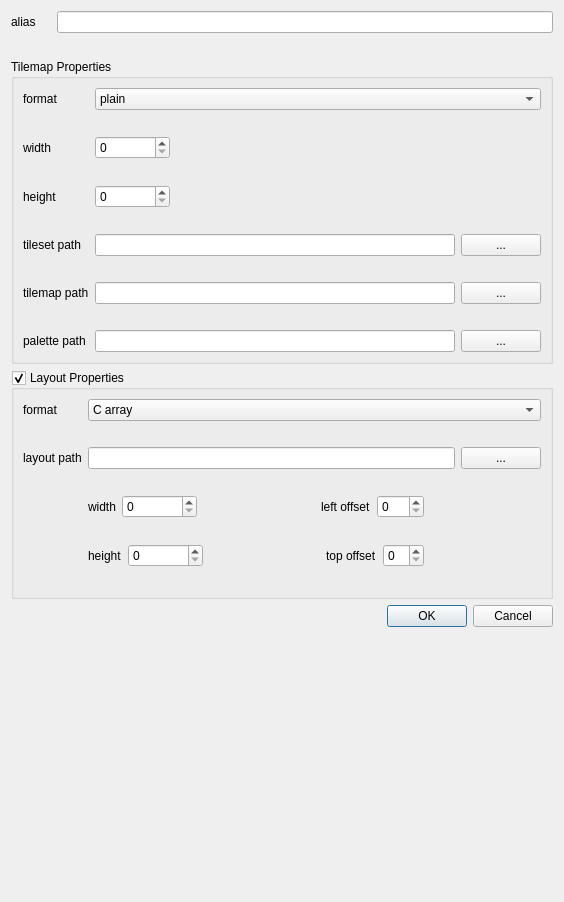
<?xml version="1.0" encoding="UTF-8"?>
<ui version="4.0">
 <class>RegionMapPropertiesDialog</class>
 <widget class="QDialog" name="RegionMapPropertiesDialog">
  <property name="geometry">
   <rect>
    <x>0</x>
    <y>0</y>
    <width>564</width>
    <height>902</height>
   </rect>
  </property>
  <property name="sizePolicy">
   <sizepolicy hsizetype="Minimum" vsizetype="Preferred">
    <horstretch>0</horstretch>
    <verstretch>0</verstretch>
   </sizepolicy>
  </property>
  <property name="windowTitle">
   <string>Region Map Properties</string>
  </property>
  <layout class="QFormLayout" name="formLayout_4">
   <property name="fieldGrowthPolicy">
    <enum>QFormLayout::FieldGrowthPolicy::AllNonFixedFieldsGrow</enum>
   </property>
   <item row="0" column="0">
    <widget class="QLabel" name="label">
     <property name="text">
      <string>alias</string>
     </property>
    </widget>
   </item>
   <item row="0" column="1">
    <widget class="QLineEdit" name="config_alias">
     <property name="toolTip">
      <string>&lt;html&gt;&lt;head/&gt;&lt;body&gt;&lt;p&gt;A nickname for this region map that will differentiate it from others (should be unique).&lt;/p&gt;&lt;/body&gt;&lt;/html&gt;</string>
     </property>
    </widget>
   </item>
   <item row="1" column="1">
    <widget class="QLabel" name="message_alias">
     <property name="styleSheet">
      <string notr="true">color: #ff5c33</string>
     </property>
     <property name="text">
      <string/>
     </property>
    </widget>
   </item>
   <item row="4" column="0" colspan="2">
    <widget class="QGroupBox" name="groupBox">
     <property name="title">
      <string>Tilemap Properties</string>
     </property>
     <layout class="QFormLayout" name="formLayout">
      <item row="0" column="0">
       <widget class="QLabel" name="label_4">
        <property name="text">
         <string>format</string>
        </property>
       </widget>
      </item>
      <item row="0" column="1">
       <widget class="QComboBox" name="config_tilemapFormat">
        <property name="toolTip">
         <string>&lt;html&gt;&lt;head/&gt;&lt;body&gt;&lt;p&gt;The tilemap format can be either:&lt;/p&gt;&lt;p&gt;1) Plain (tilemap is a list of 8-bit tile indexes into the tileset)&lt;/p&gt;&lt;p&gt;2) 4BPP (tilemap entries are 16 bits, with x/y-flip, and palette index for 16 16-color palettes)&lt;/p&gt;&lt;p&gt;3) 8BPP (tilemap entries are 16 bits, with x/y-flip, single 256-color palette)&lt;/p&gt;&lt;/body&gt;&lt;/html&gt;</string>
        </property>
        <item>
         <property name="text">
          <string>plain</string>
         </property>
        </item>
        <item>
         <property name="text">
          <string>4bpp</string>
         </property>
        </item>
        <item>
         <property name="text">
          <string>8bpp</string>
         </property>
        </item>
       </widget>
      </item>
      <item row="1" column="1">
       <widget class="QLabel" name="message_tilemapFormat">
        <property name="styleSheet">
         <string notr="true">color: #ff5c33</string>
        </property>
        <property name="text">
         <string/>
        </property>
       </widget>
      </item>
      <item row="2" column="0">
       <widget class="QLabel" name="label_5">
        <property name="text">
         <string>width</string>
        </property>
       </widget>
      </item>
      <item row="3" column="1">
       <widget class="QLabel" name="message_tilemapWidth">
        <property name="styleSheet">
         <string notr="true">color: #ff5c33</string>
        </property>
        <property name="text">
         <string/>
        </property>
       </widget>
      </item>
      <item row="4" column="0">
       <widget class="QLabel" name="label_6">
        <property name="text">
         <string>height</string>
        </property>
       </widget>
      </item>
      <item row="4" column="1">
       <widget class="QSpinBox" name="config_tilemapHeight">
        <property name="sizePolicy">
         <sizepolicy hsizetype="Fixed" vsizetype="Fixed">
          <horstretch>0</horstretch>
          <verstretch>0</verstretch>
         </sizepolicy>
        </property>
        <property name="minimumSize">
         <size>
          <width>75</width>
          <height>0</height>
         </size>
        </property>
        <property name="toolTip">
         <string>&lt;html&gt;&lt;head/&gt;&lt;body&gt;&lt;p&gt;The height of the tilemap&lt;/p&gt;&lt;/body&gt;&lt;/html&gt;</string>
        </property>
        <property name="maximum">
         <number>255</number>
        </property>
       </widget>
      </item>
      <item row="6" column="0">
       <widget class="QLabel" name="label_7">
        <property name="text">
         <string>tileset path</string>
        </property>
       </widget>
      </item>
      <item row="6" column="1">
       <widget class="QFrame" name="frame">
        <property name="frameShape">
         <enum>QFrame::Shape::NoFrame</enum>
        </property>
        <property name="frameShadow">
         <enum>QFrame::Shadow::Raised</enum>
        </property>
        <layout class="QHBoxLayout" name="horizontalLayout">
         <property name="leftMargin">
          <number>0</number>
         </property>
         <property name="topMargin">
          <number>0</number>
         </property>
         <property name="rightMargin">
          <number>0</number>
         </property>
         <property name="bottomMargin">
          <number>0</number>
         </property>
         <item>
          <widget class="QLineEdit" name="config_tilemapImagePath">
           <property name="sizePolicy">
            <sizepolicy hsizetype="MinimumExpanding" vsizetype="Fixed">
             <horstretch>0</horstretch>
             <verstretch>0</verstretch>
            </sizepolicy>
           </property>
           <property name="minimumSize">
            <size>
             <width>350</width>
             <height>0</height>
            </size>
           </property>
           <property name="toolTip">
            <string>&lt;html&gt;&lt;head/&gt;&lt;body&gt;&lt;p&gt;Path to the tileset image (.png) relative to the project root.&lt;/p&gt;&lt;/body&gt;&lt;/html&gt;</string>
           </property>
          </widget>
         </item>
         <item>
          <widget class="QPushButton" name="browse_tilesetImagePath">
           <property name="text">
            <string>...</string>
           </property>
          </widget>
         </item>
        </layout>
       </widget>
      </item>
      <item row="7" column="1">
       <widget class="QLabel" name="message_tilemapImagePath">
        <property name="styleSheet">
         <string notr="true">color: #ff5c33</string>
        </property>
        <property name="text">
         <string/>
        </property>
       </widget>
      </item>
      <item row="8" column="0">
       <widget class="QLabel" name="label_8">
        <property name="text">
         <string>tilemap path</string>
        </property>
       </widget>
      </item>
      <item row="8" column="1">
       <widget class="QFrame" name="frame_2">
        <property name="toolTip">
         <string>&lt;html&gt;&lt;head/&gt;&lt;body&gt;&lt;p&gt;Path to the tilemap binary relative to the project root.&lt;/p&gt;&lt;/body&gt;&lt;/html&gt;</string>
        </property>
        <property name="frameShape">
         <enum>QFrame::Shape::NoFrame</enum>
        </property>
        <property name="frameShadow">
         <enum>QFrame::Shadow::Raised</enum>
        </property>
        <layout class="QHBoxLayout" name="horizontalLayout_2">
         <property name="leftMargin">
          <number>0</number>
         </property>
         <property name="topMargin">
          <number>0</number>
         </property>
         <property name="rightMargin">
          <number>0</number>
         </property>
         <property name="bottomMargin">
          <number>0</number>
         </property>
         <item>
          <widget class="QLineEdit" name="config_tilemapBinPath"/>
         </item>
         <item>
          <widget class="QPushButton" name="browse_tilemapBinPath">
           <property name="text">
            <string>...</string>
           </property>
          </widget>
         </item>
        </layout>
       </widget>
      </item>
      <item row="9" column="1">
       <widget class="QLabel" name="message_tilemapBinPath">
        <property name="styleSheet">
         <string notr="true">color: #ff5c33</string>
        </property>
        <property name="text">
         <string/>
        </property>
       </widget>
      </item>
      <item row="10" column="0">
       <widget class="QLabel" name="label_11">
        <property name="text">
         <string>palette path</string>
        </property>
       </widget>
      </item>
      <item row="10" column="1">
       <widget class="QFrame" name="frame_3">
        <property name="frameShape">
         <enum>QFrame::Shape::NoFrame</enum>
        </property>
        <property name="frameShadow">
         <enum>QFrame::Shadow::Plain</enum>
        </property>
        <layout class="QHBoxLayout" name="horizontalLayout_3">
         <property name="leftMargin">
          <number>0</number>
         </property>
         <property name="topMargin">
          <number>0</number>
         </property>
         <property name="rightMargin">
          <number>0</number>
         </property>
         <property name="bottomMargin">
          <number>0</number>
         </property>
         <item>
          <widget class="QLineEdit" name="config_tilemapPalettePath">
           <property name="toolTip">
            <string>&lt;html&gt;&lt;head/&gt;&lt;body&gt;&lt;p&gt;(optional) Path to the .pal JASC palette file&lt;/p&gt;&lt;/body&gt;&lt;/html&gt;</string>
           </property>
          </widget>
         </item>
         <item>
          <widget class="QPushButton" name="browse_tilemapPalettePath">
           <property name="text">
            <string>...</string>
           </property>
          </widget>
         </item>
        </layout>
       </widget>
      </item>
      <item row="5" column="1">
       <widget class="QLabel" name="message_tilemapHeight">
        <property name="styleSheet">
         <string notr="true">color: #ff5c33</string>
        </property>
        <property name="text">
         <string/>
        </property>
       </widget>
      </item>
      <item row="2" column="1">
       <widget class="QSpinBox" name="config_tilemapWidth">
        <property name="sizePolicy">
         <sizepolicy hsizetype="Fixed" vsizetype="Fixed">
          <horstretch>0</horstretch>
          <verstretch>0</verstretch>
         </sizepolicy>
        </property>
        <property name="minimumSize">
         <size>
          <width>75</width>
          <height>0</height>
         </size>
        </property>
        <property name="toolTip">
         <string>&lt;html&gt;&lt;head/&gt;&lt;body&gt;&lt;p&gt;The width of the tilemap&lt;/p&gt;&lt;/body&gt;&lt;/html&gt;</string>
        </property>
        <property name="maximum">
         <number>255</number>
        </property>
       </widget>
      </item>
     </layout>
    </widget>
   </item>
   <item row="6" column="0" colspan="2">
    <widget class="QGroupBox" name="group_layout">
     <property name="title">
      <string>Layout Properties</string>
     </property>
     <property name="checkable">
      <bool>true</bool>
     </property>
     <layout class="QFormLayout" name="formLayout_2">
      <item row="0" column="0">
       <widget class="QLabel" name="label_9">
        <property name="text">
         <string>format</string>
        </property>
       </widget>
      </item>
      <item row="0" column="1">
       <widget class="QComboBox" name="config_layoutFormat">
        <property name="toolTip">
         <string>&lt;html&gt;&lt;head/&gt;&lt;body&gt;&lt;p&gt;The format of the layout file, can be a C array in a text file with &amp;quot;MAPSEC_&amp;quot;-prefixed constants, or a binary file where each byte is a value of some &amp;quot;MAPSEC_&amp;quot;-prefixed constant.&lt;/p&gt;&lt;/body&gt;&lt;/html&gt;</string>
        </property>
        <item>
         <property name="text">
          <string>C array</string>
         </property>
        </item>
        <item>
         <property name="text">
          <string>binary</string>
         </property>
        </item>
       </widget>
      </item>
      <item row="1" column="1">
       <widget class="QLabel" name="message_layoutFormat">
        <property name="styleSheet">
         <string notr="true">color: #ff5c33</string>
        </property>
        <property name="text">
         <string/>
        </property>
       </widget>
      </item>
      <item row="2" column="0">
       <widget class="QLabel" name="label_10">
        <property name="text">
         <string>layout path</string>
        </property>
       </widget>
      </item>
      <item row="2" column="1">
       <widget class="QFrame" name="frame_5">
        <property name="frameShape">
         <enum>QFrame::Shape::NoFrame</enum>
        </property>
        <property name="frameShadow">
         <enum>QFrame::Shadow::Raised</enum>
        </property>
        <layout class="QHBoxLayout" name="horizontalLayout_5">
         <property name="leftMargin">
          <number>0</number>
         </property>
         <property name="topMargin">
          <number>0</number>
         </property>
         <property name="rightMargin">
          <number>0</number>
         </property>
         <property name="bottomMargin">
          <number>0</number>
         </property>
         <item>
          <widget class="QLineEdit" name="config_layoutPath">
           <property name="toolTip">
            <string>&lt;html&gt;&lt;head/&gt;&lt;body&gt;&lt;p&gt;The path to the layout file, relative to the project root.&lt;/p&gt;&lt;/body&gt;&lt;/html&gt;</string>
           </property>
          </widget>
         </item>
         <item>
          <widget class="QPushButton" name="browse_layoutPath">
           <property name="text">
            <string>...</string>
           </property>
          </widget>
         </item>
        </layout>
       </widget>
      </item>
      <item row="3" column="1">
       <widget class="QLabel" name="message_layoutPath">
        <property name="styleSheet">
         <string notr="true">color: #ff5c33</string>
        </property>
        <property name="text">
         <string/>
        </property>
       </widget>
      </item>
      <item row="4" column="1">
       <widget class="QWidget" name="widget" native="true">
        <layout class="QHBoxLayout" name="horizontalLayout_7">
         <property name="leftMargin">
          <number>0</number>
         </property>
         <property name="topMargin">
          <number>0</number>
         </property>
         <property name="rightMargin">
          <number>0</number>
         </property>
         <property name="bottomMargin">
          <number>0</number>
         </property>
         <item>
          <widget class="QLabel" name="label_16">
           <property name="text">
            <string>width</string>
           </property>
          </widget>
         </item>
         <item>
          <widget class="QSpinBox" name="config_layoutWidth">
           <property name="sizePolicy">
            <sizepolicy hsizetype="Fixed" vsizetype="Fixed">
             <horstretch>0</horstretch>
             <verstretch>0</verstretch>
            </sizepolicy>
           </property>
           <property name="minimumSize">
            <size>
             <width>75</width>
             <height>0</height>
            </size>
           </property>
           <property name="toolTip">
            <string>&lt;html&gt;&lt;head/&gt;&lt;body&gt;&lt;p&gt;The layout width.&lt;/p&gt;&lt;/body&gt;&lt;/html&gt;</string>
           </property>
           <property name="minimum">
            <number>0</number>
           </property>
           <property name="maximum">
            <number>255</number>
           </property>
          </widget>
         </item>
         <item>
          <spacer name="horizontalSpacer_6">
           <property name="orientation">
            <enum>Qt::Orientation::Horizontal</enum>
           </property>
           <property name="sizeHint" stdset="0">
            <size>
             <width>40</width>
             <height>20</height>
            </size>
           </property>
          </spacer>
         </item>
         <item>
          <widget class="QLabel" name="label_12">
           <property name="text">
            <string>left offset</string>
           </property>
          </widget>
         </item>
         <item>
          <widget class="QSpinBox" name="config_leftOffs">
           <property name="toolTip">
            <string>&lt;html&gt;&lt;head/&gt;&lt;body&gt;&lt;p&gt;The offset from the left of the tilemap where the layout starts.&lt;/p&gt;&lt;p&gt;(ie, coordinate (0,0) in the layout would be (offset left, offset top) in the tilemap).&lt;/p&gt;&lt;/body&gt;&lt;/html&gt;</string>
           </property>
           <property name="maximum">
            <number>255</number>
           </property>
          </widget>
         </item>
         <item>
          <spacer name="horizontalSpacer_3">
           <property name="orientation">
            <enum>Qt::Orientation::Horizontal</enum>
           </property>
           <property name="sizeHint" stdset="0">
            <size>
             <width>85</width>
             <height>2</height>
            </size>
           </property>
          </spacer>
         </item>
        </layout>
       </widget>
      </item>
      <item row="5" column="1">
       <widget class="QLabel" name="message_layoutWidth">
        <property name="styleSheet">
         <string notr="true">color: #ff5c33</string>
        </property>
        <property name="text">
         <string/>
        </property>
       </widget>
      </item>
      <item row="6" column="1">
       <widget class="QWidget" name="widget_2" native="true">
        <layout class="QHBoxLayout" name="horizontalLayout_8">
         <property name="leftMargin">
          <number>0</number>
         </property>
         <property name="topMargin">
          <number>0</number>
         </property>
         <property name="rightMargin">
          <number>0</number>
         </property>
         <property name="bottomMargin">
          <number>0</number>
         </property>
         <item>
          <widget class="QLabel" name="label_17">
           <property name="text">
            <string>height</string>
           </property>
          </widget>
         </item>
         <item>
          <widget class="QSpinBox" name="config_layoutHeight">
           <property name="sizePolicy">
            <sizepolicy hsizetype="Fixed" vsizetype="Fixed">
             <horstretch>0</horstretch>
             <verstretch>0</verstretch>
            </sizepolicy>
           </property>
           <property name="minimumSize">
            <size>
             <width>75</width>
             <height>0</height>
            </size>
           </property>
           <property name="toolTip">
            <string>&lt;html&gt;&lt;head/&gt;&lt;body&gt;&lt;p&gt;The layout height.&lt;/p&gt;&lt;/body&gt;&lt;/html&gt;</string>
           </property>
           <property name="minimum">
            <number>0</number>
           </property>
           <property name="maximum">
            <number>255</number>
           </property>
          </widget>
         </item>
         <item>
          <spacer name="horizontalSpacer_7">
           <property name="orientation">
            <enum>Qt::Orientation::Horizontal</enum>
           </property>
           <property name="sizeHint" stdset="0">
            <size>
             <width>87</width>
             <height>13</height>
            </size>
           </property>
          </spacer>
         </item>
         <item>
          <widget class="QLabel" name="label_13">
           <property name="text">
            <string>top offset</string>
           </property>
          </widget>
         </item>
         <item>
          <widget class="QSpinBox" name="config_topOffs">
           <property name="toolTip">
            <string>&lt;html&gt;&lt;head/&gt;&lt;body&gt;&lt;p&gt;The offset from the top of the tilemap where the layout starts.&lt;/p&gt;&lt;p&gt;(ie, coordinate (0,0) in the layout would be (offset left, offset top) in the tilemap).&lt;/p&gt;&lt;/body&gt;&lt;/html&gt;</string>
           </property>
          </widget>
         </item>
         <item>
          <spacer name="horizontalSpacer_5">
           <property name="orientation">
            <enum>Qt::Orientation::Horizontal</enum>
           </property>
           <property name="sizeHint" stdset="0">
            <size>
             <width>87</width>
             <height>13</height>
            </size>
           </property>
          </spacer>
         </item>
        </layout>
       </widget>
      </item>
      <item row="7" column="1">
       <widget class="QLabel" name="message_layoutHeight">
        <property name="styleSheet">
         <string notr="true">color: #ff5c33</string>
        </property>
        <property name="text">
         <string/>
        </property>
       </widget>
      </item>
     </layout>
    </widget>
   </item>
   <item row="9" column="0">
    <spacer name="horizontalSpacer">
     <property name="orientation">
      <enum>Qt::Orientation::Horizontal</enum>
     </property>
     <property name="sizeHint" stdset="0">
      <size>
       <width>40</width>
       <height>20</height>
      </size>
     </property>
    </spacer>
   </item>
   <item row="9" column="1">
    <widget class="QDialogButtonBox" name="buttonBox">
     <property name="orientation">
      <enum>Qt::Orientation::Horizontal</enum>
     </property>
     <property name="standardButtons">
      <set>QDialogButtonBox::StandardButton::Cancel|QDialogButtonBox::StandardButton::Ok</set>
     </property>
    </widget>
   </item>
  </layout>
 </widget>
 <resources/>
 <connections>
  <connection>
   <sender>buttonBox</sender>
   <signal>accepted()</signal>
   <receiver>RegionMapPropertiesDialog</receiver>
   <slot>accept()</slot>
   <hints>
    <hint type="sourcelabel">
     <x>248</x>
     <y>254</y>
    </hint>
    <hint type="destinationlabel">
     <x>157</x>
     <y>274</y>
    </hint>
   </hints>
  </connection>
  <connection>
   <sender>buttonBox</sender>
   <signal>rejected()</signal>
   <receiver>RegionMapPropertiesDialog</receiver>
   <slot>reject()</slot>
   <hints>
    <hint type="sourcelabel">
     <x>316</x>
     <y>260</y>
    </hint>
    <hint type="destinationlabel">
     <x>286</x>
     <y>274</y>
    </hint>
   </hints>
  </connection>
 </connections>
</ui>
